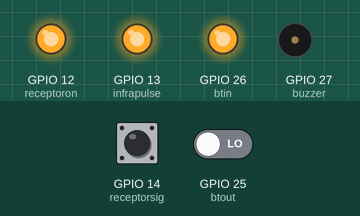
The sketch below on a simulated ESP32. Parts: output pins drawn as LEDs (lit = HIGH), buzzer (waves = sounding). The inputs (shaded band) are chosen by the test bench; at power-on: GPIO 14 (receptorsig) HIGH, GPIO 25 (btout) LOW. What the sketch prints to the serial monitor is not drawn.

Above: at 1.3 s.
1.4 s: GPIO 14 (receptorsig) driven LOW
At 1.5 s:
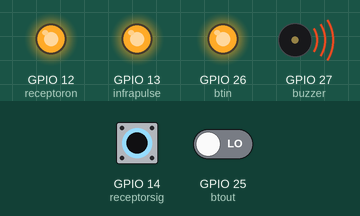
4.4 s: GPIO 25 (btout) driven HIGH
7.4 s: GPIO 14 (receptorsig) driven HIGH and GPIO 25 (btout) driven LOW
At 7.5 s:
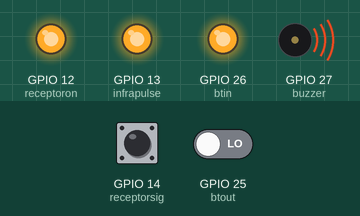
10.4 s: GPIO 14 (receptorsig) pulsed LOW 5 times (0.12 s each, 0.3 s apart)
At 12.9 s:
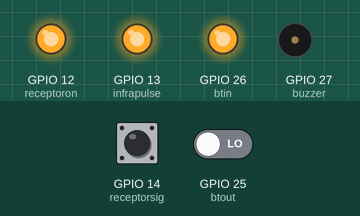
Timing chart, 0 to 14.4 s (numbered marks = the images above; inputs shaded):
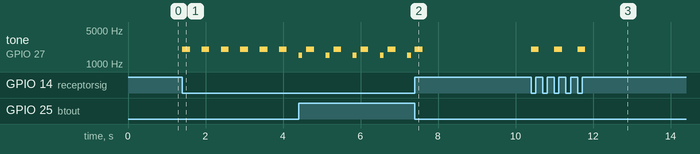

Measured:
- after the input at 1.4 s, tone on GPIO 27 (buzzer): alternates 2000 Hz for 0.20 s and silent for 0.30 s, starting at once
- after the input at 7.4 s, tone on GPIO 27 (buzzer): goes on until 7.6 s, then stays silent
- after the input at 10.4 s, tone on GPIO 27 (buzzer): alternates 2000 Hz for 0.20 s and silent for 0.40 s, 6 changes in all, then stays silent, starting at once

The sketch:

Sketch_Controle_Estoque.ino
```cpp
const byte infrapulse = 13;
const byte receptoron = 12;
const byte receptorsig = 14;
const byte buzzer = 27;
const byte btin = 26;
const byte btout = 25;
int qtpecas = 0;

void setup() {
  // put your setup code here, to run once:
  pinMode(receptoron, OUTPUT);
  digitalWrite(receptoron, HIGH);
  delay(50);

  pinMode(infrapulse, OUTPUT);
  digitalWrite(infrapulse, HIGH);
  delay(50);

  pinMode(btin, OUTPUT);
  digitalWrite(btin, HIGH);
  delay(50);

  pinMode(receptorsig, INPUT);
  pinMode(buzzer, OUTPUT);
  pinMode(btout, INPUT_PULLDOWN);

  Serial.begin(115200);
}

void loop() {
  // put your main code here, to run repeatedly:
  byte signalstate = digitalRead(receptorsig);

  byte btoutstate = digitalRead(btout);

  if(btoutstate == HIGH){
    Serial.println("CONTAGEM ZERADA!");
    tone(buzzer, 3000, 100);
    tone(buzzer, 1500, 100);
    tone(buzzer, 3000, 100);
    tone(buzzer, 1500, 100);
    delay(200);
    qtpecas = 0;
  }

  if(signalstate == LOW){
    Serial.println("PECA DETECTADA!");
    tone(buzzer, 4000, 200);
    tone(buzzer, 2000, 200);
    delay(500);
    qtpecas++;
  }

  Serial.println("CONTAGEM: " + String(qtpecas));
}
```
